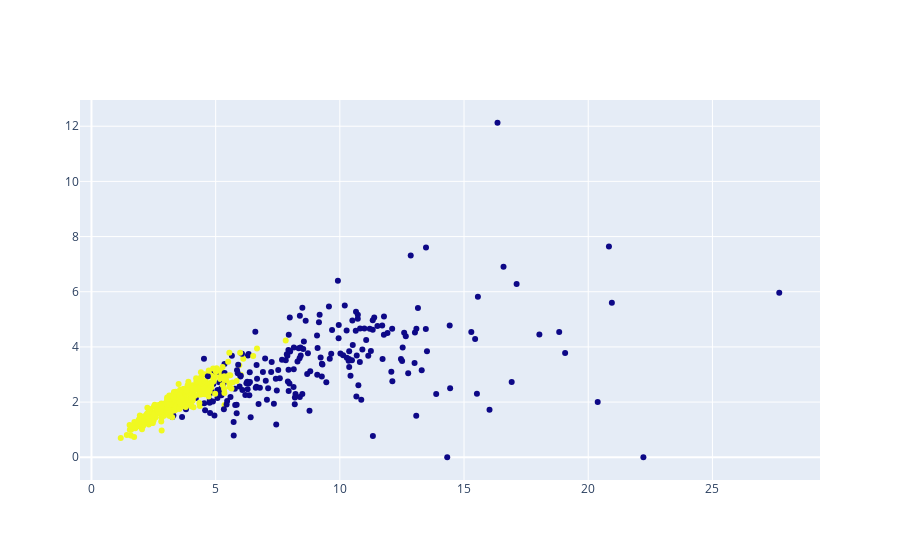

Notebook code cell kept with this figure:
### Code cell
fig = go.Figure()
fig.add_scatter(x = X_nmf[:, 0],
                y = X_nmf[:, 1], 
                mode = 'markers', 
                marker_color = y)

### Figure 1 — Plotly figure (JSON) as saved in the notebook; plotly's stock layout.template omitted (floating-point values rounded to 4 significant figures; data arrays with more than 128 entries replaced by an {"elided": "..."} marker saying what was removed)
{"data": [{"marker": {"color": {"elided": "569 int values"}}, "mode": "markers", "type": "scatter", "x": {"elided": "569 float values"}, "y": {"elided": "569 float values"}}], "layout": {}}
